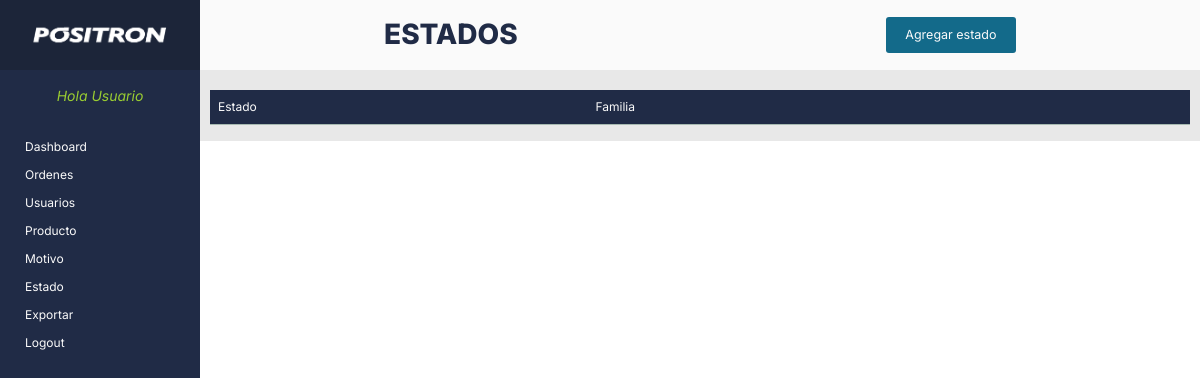
Before: /Products/estado (signed in) with the older database file.
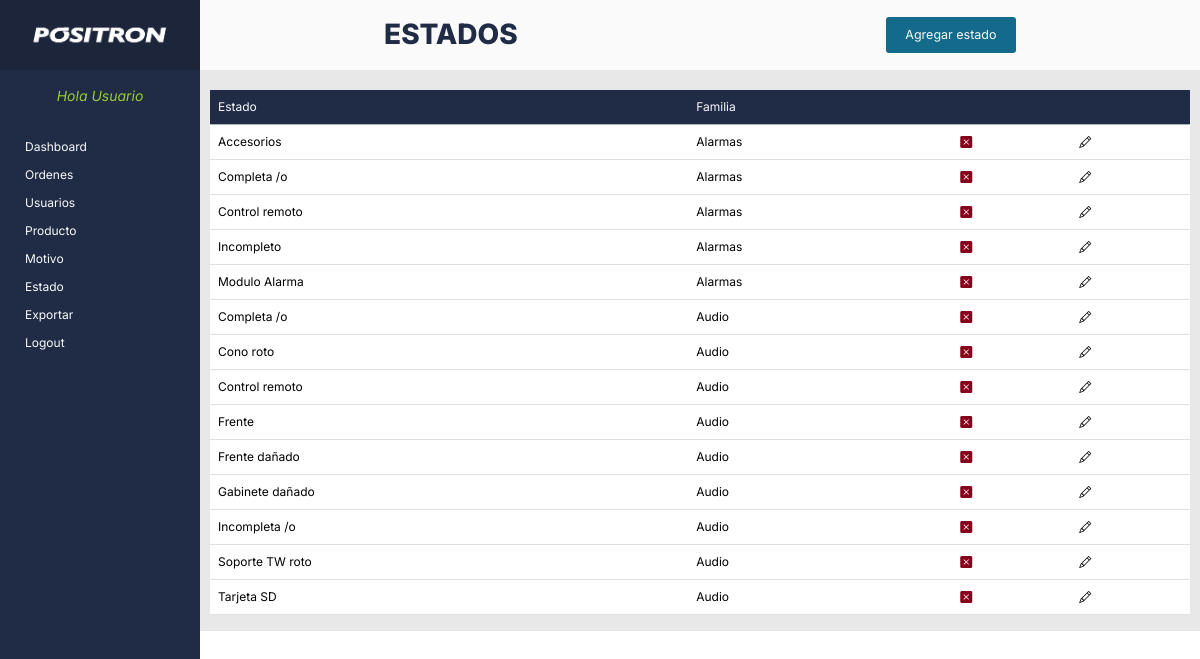
After: the same page with the newer database file.
### Products/models.py (models this page shows, shortened)
class Status (models.Model):
    status = models.CharField(max_length=30)
    family = models.CharField(max_length=20)

### Products/views.py (the view)
# urls.py: path('estado', views.estado, name='estado')
def estado (request):
    estados = Status.objects.all().order_by('family','status')
    return render (request, 'estado.html', {"estados":estados})

### Orders/templates/estado.html (shortened to what this page needs)
{% extends 'base.html' %}
{% load static %}
{% block main %}
<section>
    <div class="section-header">
        <h3>ESTADOS</h3>
        <button class="regular-button">Agregar estado</button>
    </div>
    <div class="main-container">
        <div class="table-users">
            <table class="table table-hover">
                <thead>
                    <tr class="table-success">
                        <th scope="col">Estado</th>
                        <th scope="col">Familia</th>
                        <th scope="col"></th>
                        <th scope="col"></th>
                    </tr>
                </thead>
                <tbody>
                    {% if estados %}
                    {% for estado in estados %}
                    <tr>
                        <td scope="row">{{estado.status}}</td>
                        <td>{{estado.family}}</td>
                        <td><i class="bi bi-x-square-fill red"></i></td>
                        <td><i class="bi bi-pencil"></i></td>
                    </tr>
                    {% endfor %}
                    {% endif %}
                </tbody>
            </table>
        </div>
    </div>
</section>
    {% endblock %}

Changed rows visible on the page:
added Status: status "Accesorios", family "Alarmas"
added Status: status "Completa /o", family "Alarmas"
added Status: status "Control remoto", family "Alarmas"
added Status: status "Incompleto", family "Alarmas"
added Status: status "Modulo Alarma", family "Alarmas"
added Status: status "Completa /o", family "Audio"
added Status: status "Cono roto", family "Audio"
added Status: status "Control remoto", family "Audio"
added Status: status "Frente", family "Audio"
added Status: status "Frente dañado", family "Audio"
added Status: status "Gabinete dañado", family "Audio"
added Status: status "Incompleta /o", family "Audio"
added Status: status "Soporte TW roto", family "Audio"
added Status: status "Tarjeta SD", family "Audio"
